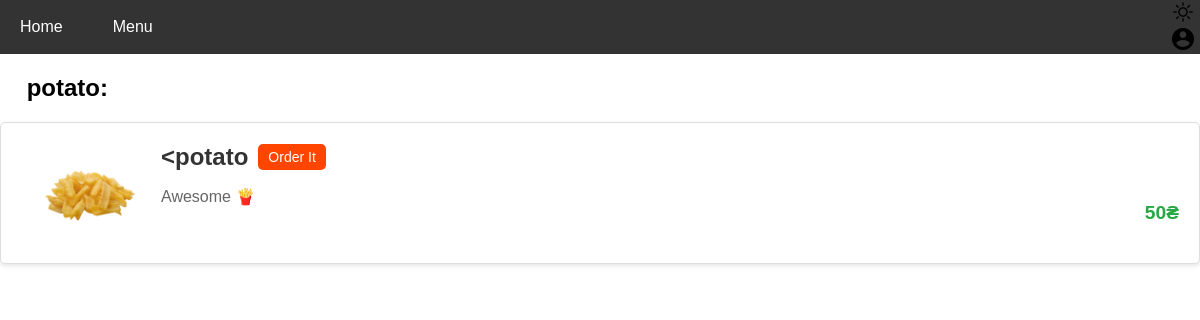
Page /food/8 (signed in) on the committed database.
### tables this page shows
CREATE TABLE navMenu (
id integer PRIMARY KEY AUTOINCREMENT,
title text NOT NULL,
url text NOT NULL
);

CREATE TABLE food (
id integer PRIMARY KEY AUTOINCREMENT,
title text NOT NULL,
description text NOT NULL,
price integer NOT NULL,
type text DEFAULT NULL
);

### app.py (the view)
@app.route("/food/<alias>")
@login_required
def showFood(alias):
    item = dbase.getFoodByAlias(alias)
    if not item:
        abort(404)
    return render_template('food.html', menu=dbase.getMenu(), item=item, name="Pizza")

### DataBase.py (called while the page is built)
    def getMenu(self):
        sql = '''SELECT * FROM navMenu'''
        try:
            self.__cur.execute(sql)
            res = self.__cur.fetchall()
            if res:
                return [dict(row) for row in res]
        except sqlite3.Error as e:
            print("Error reading from DB: ", e)
        return []

    def getFoodByAlias(self, alias):
        try:
            self.__cur.execute("SELECT * FROM food WHERE id LIKE ?", (alias,))
            res = self.__cur.fetchone()
            if res:
                return dict(res)
        except sqlite3.Error as e:
            print("Error reading from DB: ", e)
        return None

    def getUser(self, user_id):
        try:
            self.__cur.execute(f"SELECT * FROM account WHERE id = {user_id} LIMIT 1")
            res = self.__cur.fetchone()
            if not res:
                print("User not found")
                return False
            return res
        except sqlite3.Error as e:
            print("Error getting data from DB: "+str(e))

### UserData.py (called while the page is built)
    def fromDB(self, user_id, db):
        self.__user = db.getUser(user_id)
        return self

### app.py (called while the page is built)
@login_manager.user_loader
def load_user(user_id):
    print("load_user")
    return UserLogin().fromDB(user_id, dbase)

def connect_db():
    conn = sqlite3.connect(app.config['DATABASE'])
    conn.row_factory = sqlite3.Row
    return conn

def get_db():
    if not hasattr(g, 'link_db'):
        g.link_db = connect_db()
    return g.link_db

@app.before_request
def before_request():
    global dbase
    db = get_db()
    dbase = DataBase(db)

### templates/food.html
{% extends 'base.html' %}
{% block content %}
{{ super() }}
{% from 'macros.html' import styles, toggle_button %}
<h2>&nbsp;&nbsp;&nbsp;&nbsp;{{ item.title }}: </h2>
<ul class="list-posts">
    <div class="food-container">
        {% if item.type == "Pizza" %}
            <img src="../static/img/pizza_offer.png" alt="Pizza Image">
        {% elif item.type == "Beverages" %}
            <img src="../static/img/drinks_offer.png" alt="Pizza Image">
        {% elif item.type == "Wings" %}
            <img src="../static/img/wings_offer.jpg" alt="Pizza Image">
        {% else %}
            <img src="../static/img/potato_offer.png" alt="Pizza Image">
        {% endif %}
        <div class="food-details">
            <div class="title-section">
                <p class="title"><a href="{{ url_for('menu')}}"> {{ "<" + item.title }}</a></p>
                <form action="{{ url_for('orderFood', alias=item.id) }}" method="post">
                    <button class="purchase-button" type="submit">Order It</button>
                </form>
            </div>
            <p class="annonce">{{ item.description}}</p>
        </div>
        <p class="price">{{ item.price }}₴</p>
    </div>
</ul>
{% endblock %}

### templates/base.html (shortened to what this page needs)
<!DOCTYPE html>
<html>
<head>
    <link type="text/css" href="../static/css/index.css" rel="stylesheet" />
</head>
<body class="{{ 'dark-mode' if dark_mode else 'light-mode' }}">
    {% block content -%}
        {%- block mainmenu -%}
        <div class="navbar">
            <div>
                {% for p in menu %}
                <a href="{{ url_for(p.url) }}">{{ p.title }}</a>
                {% endfor %}
            </div>
            <div>
                <button id="mode-toggle" class="mode-toggle-btn" onclick="toggleMode()">
                    <img id="mode-toggle-icon" src="../static/img/{{ 'darkmode.png' if dark_mode else 'lightmode.png' }}" alt="Toggle Mode">
                </button>
                <form action="{{ url_for('profile', alias=item.id) }}" method="get">
                <button id="mode-toggle" class="mode-toggle-btn" onclick="">
                    <img id="mode-toggle-icon" src="../static/img/account.png" alt="Toggle Mode">
                </button>
                </form>
            </div>
        </div>
        {% endblock mainmenu -%}
    {% endblock %}
</body>
</html>

### static/css/index.css (style rules this page uses)
body { margin: 0; font-family: Arial, sans-serif; }
.navbar { background-color: #333; overflow: hidden; }
.navbar a { float: left; display: block; color: white; text-align: center; padding: 14px 20px; text-decoration: none; transition: background-color 0.3s, color 0.3s; }
img { max-width: 100%; height: auto; object-fit: cover; object-position: 50% 50%; margin-left: 20px; transition: transform 0.3s; }
body.light-mode { background-color: #ffffff; color: #000000; transition: background-color 0.5s ease, color 0.5s ease; }
.navbar { display: flex; justify-content: space-between; align-items: center; }
.navbar a { margin-right: 10px; }
.mode-toggle-btn { background: none; border: none; cursor: pointer; }
.food-container { background-color: #fff; border: 1px solid #ddd; border-radius: 5px; padding: 20px; margin: 10px 0; box-shadow: 0 2px 4px rgba(0, 0, 0, 0.1); display: flex; align-items: flex-start; }
.food-container img { max-width: 100px; max-height: 100px; border-radius: 5px; margin-right: 20px; flex-shrink: 0; }
.food-details { display: flex; flex-direction: column; flex-grow: 1; }
.food-container .title { font-size: 1.5em; font-weight: bold; margin-bottom: 10px; }
.food-container .title a { text-decoration: none; color: #333; transition: color 0.3s; }
.food-container .annonce { font-size: 1em; color: #666; margin-bottom: 10px; }
.food-container .price { font-size: 1.2em; font-weight: bold; color: #28a745; align-self: flex-end; }
.list-posts { list-style: none; padding: 0; }
.title-section { display: flex; align-items: center; }
.title-section .title { margin: 0; }
.purchase-button { background-color: #ff4500; color: white; border: none; padding: 5px 10px; text-align: center; text-decoration: none; display: inline-block; font-size: 14px; cursor: pointer; border-radius: 5px; transition: background-color 0.3s ease; margin-left: 10px; }
.price { font-size: 18px; font-weight: bold; margin-top: 10px; }

### rows in the picture
navMenu: title "Home"
navMenu: title "Menu"
food: title "potato", title "<potato", description "Awesome 🍟", price "50"
